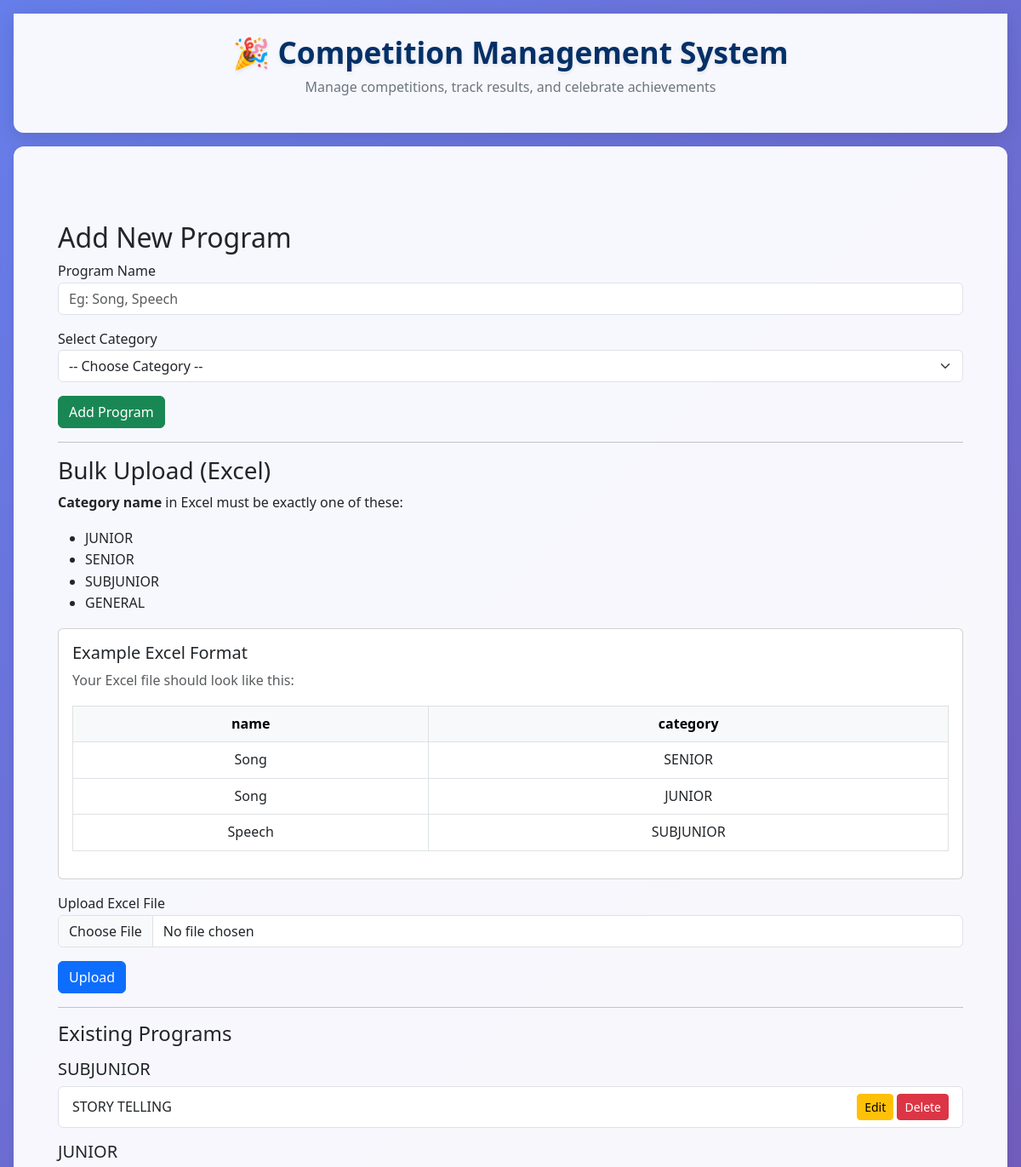
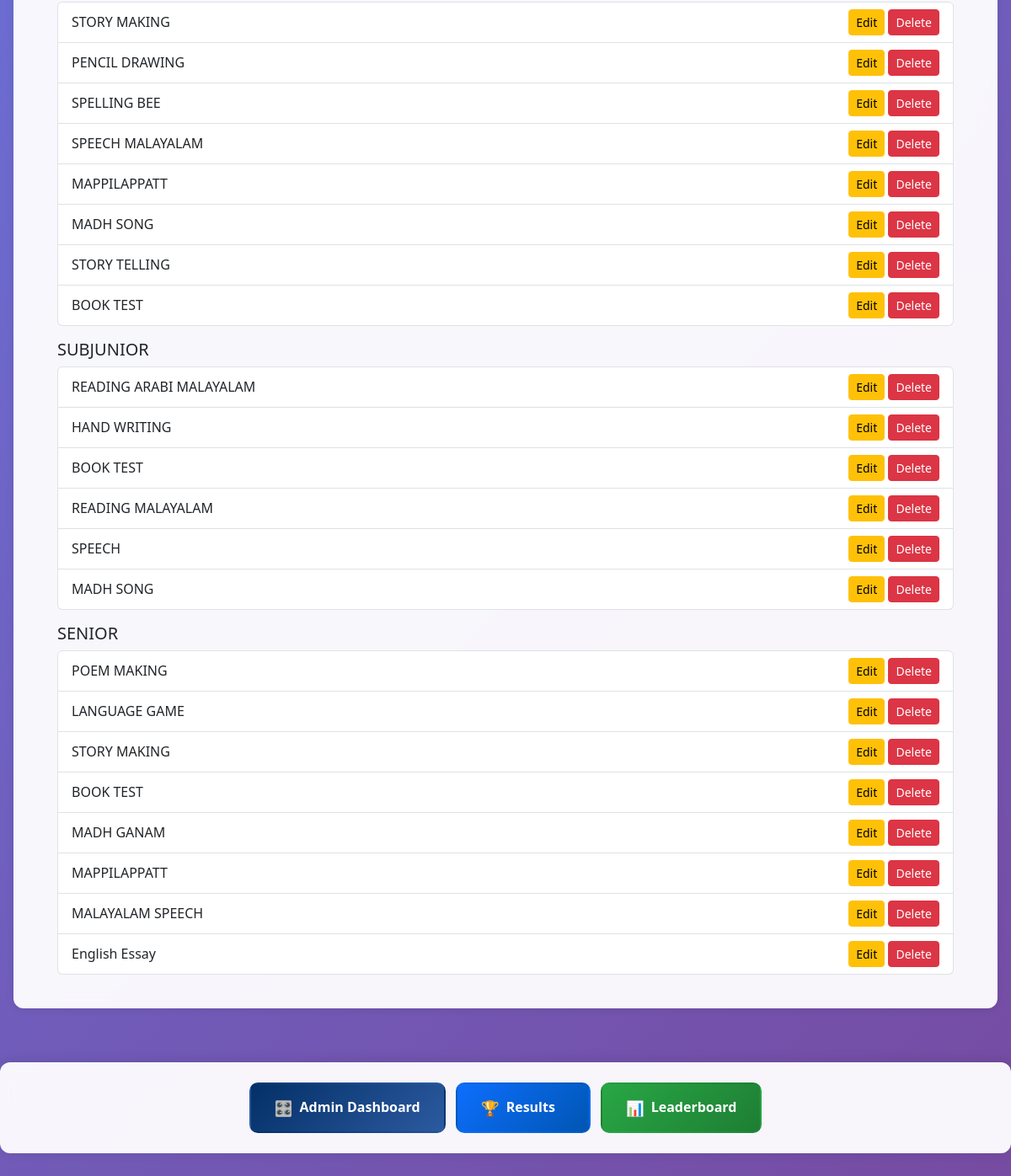
Before: /add-program/ (signed in) with the older database file (2 pictures, top to bottom).
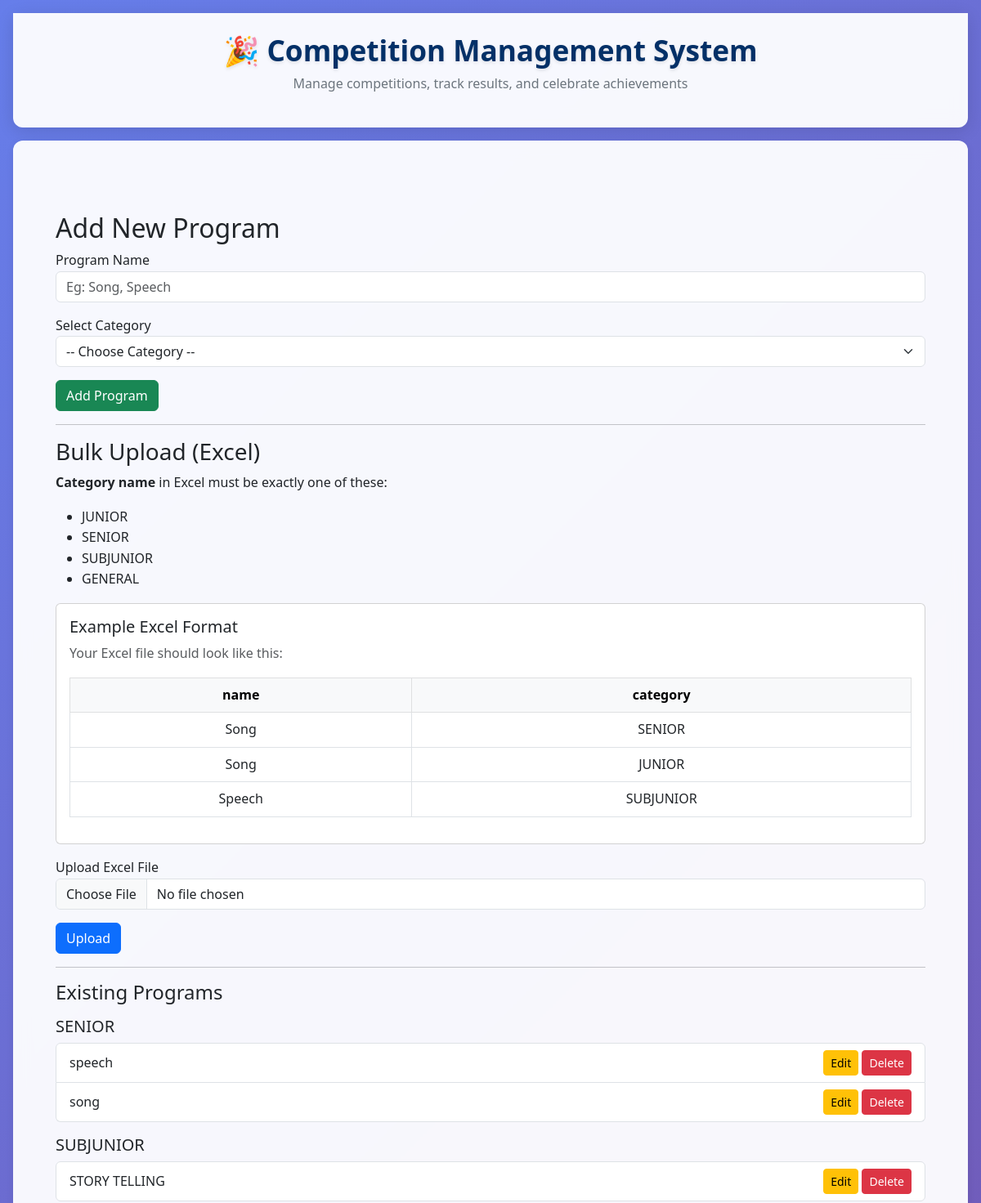
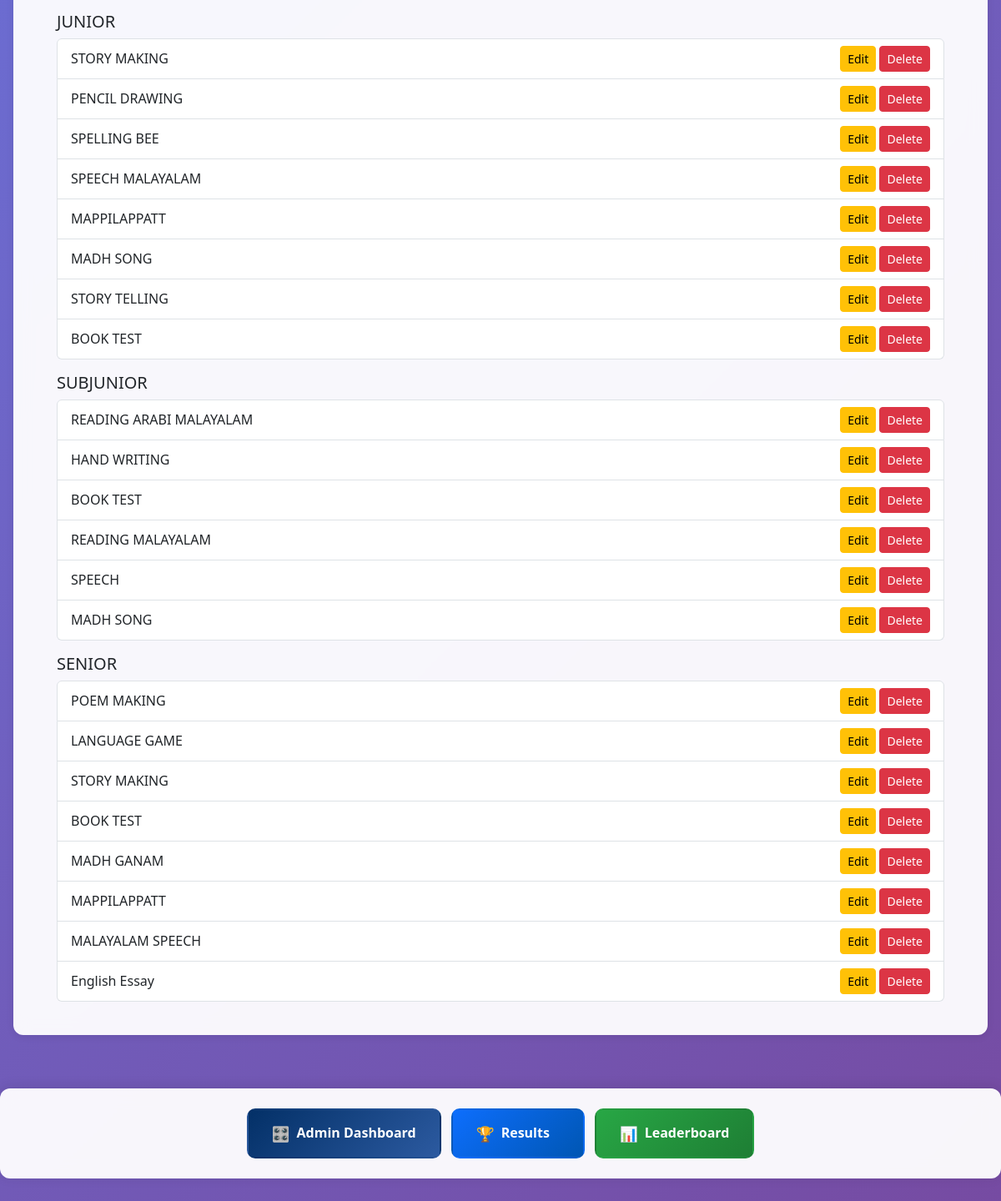
After: the same page with the newer database file (2 pictures, top to bottom).
### core/models.py (models this page shows, shortened)
class Category(models.Model):
    name = models.CharField(max_length=100)

class Program(models.Model):
    name = models.CharField(max_length=100)
    category = models.ForeignKey(Category, on_delete=models.CASCADE)

### core/views.py (the view, shortened to what this page needs)
# urls.py: path('add-program/', views.add_program, name='add_program'),
@login_required
def add_program(request):
    if request.user.role != 'admin':
        return redirect('dashboard_team')
    categories = Category.objects.all()
    programs = Program.objects.all().order_by('-id')
    return render(request, 'add_program.html', {'categories': categories, 'programs': programs})

### templates/add_program.html (shortened to what this page needs)
{% extends 'base.html' %}
{% block content %}
<div class="container mt-5">
    <h2>Add New Program</h2>
    <form method="post">
        <div class="mb-3">
            <label for="name">Program Name</label>
            <input type="text" name="name" id="name" class="form-control" placeholder="Eg: Song, Speech">
        </div>
        <div class="mb-3">
            <label for="category">Select Category</label>
            <select name="category" id="category" class="form-select">
                <option value="">-- Choose Category --</option>
            </select>
        </div>
        <button type="submit" class="btn btn-success">Add Program</button>
    </form>
    <hr>
    <h3>Bulk Upload (Excel)</h3>
    <p><strong>Category name</strong> in Excel must be exactly one of these:</p>
    <ul>
        {% for category in categories %}
            <li>{{ category.name }}</li>
        {% endfor %}
    </ul>
    <div class="card mb-3">
    <div class="card-body">
        <h5 class="card-title">Example Excel Format</h5>
        <p class="text-muted">Your Excel file should look like this:</p>
        <table class="table table-bordered text-center">
            <thead class="table-light">
                <tr>
                    <th>name</th>
                    <th>category</th>
                </tr>
            </thead>
            <tbody>
                <tr>
                    <td>Song</td>
                    <td>SENIOR</td>
                </tr>
                <tr>
                    <td>Song</td>
                    <td>JUNIOR</td>
                </tr>
                <tr>
                    <td>Speech</td>
                    <td>SUBJUNIOR</td>
                </tr>
            </tbody>
        </table>
    </div>
</div>
    <form method="post" enctype="multipart/form-data">
        <div class="mb-3">
            <label for="excel_file">Upload Excel File</label>
            <input type="file" name="excel_file" id="excel_file" accept=".xlsx,.xls" class="form-control" required>
        </div>
        <button type="submit" class="btn btn-primary">Upload</button>
    </form>
    <hr>
    <h4>Existing Programs</h4>
    {% regroup programs by category as grouped_programs %}
    {% for group in grouped_programs %}
        <h5 class="mt-3">{{ group.grouper.name|upper }}</h5>
        <ul class="list-group">
            {% for program in group.list %}
                <li class="list-group-item d-flex justify-content-between align-items-center">
                    {{ program.name }}
                    <span>
                        <a href="{% url 'edit_program' program.id %}" class="btn btn-sm btn-warning">Edit</a>
                        <a href="{% url 'delete_program' program.id %}" class="btn btn-sm btn-danger"
                           onclick="return confirm('Are you sure to delete this program?')">Delete</a>
                    </span>
                </li>
            {% endfor %}
        </ul>
    {% empty %}
        <p>No programs added yet.</p>
    {% endfor %}
</div>
{% endblock %}

Changed rows visible on the page:
now on one of the page's lists (row unchanged): Category: grouper.name "SENIOR"
shown differently, row unchanged: Category "SENIOR": gains Program (name "POEM MAKING"); gains Program (name "LANGUAGE GAME"); gains Program (name "STORY MAKING"); gains Program (name "BOOK TEST"); gains Program (name "MADH GANAM"); gains Program (name "MAPPILAPPATT"); gains Program (name "MALAYALAM SPEECH"); gains Program (name "English Essay"); loses Program (name "POEM MAKING"); loses Program (name "LANGUAGE GAME"); loses Program (name "STORY MAKING"); loses Program (name "BOOK TEST"); loses Program (name "MADH GANAM"); loses Program (name "MAPPILAPPATT"); loses Program (name "MALAYALAM SPEECH"); loses Program (name "English Essay"); moves up the list
added Program: name "speech", shown under Category "SENIOR"
added Program: name "song", shown under Category "SENIOR"
